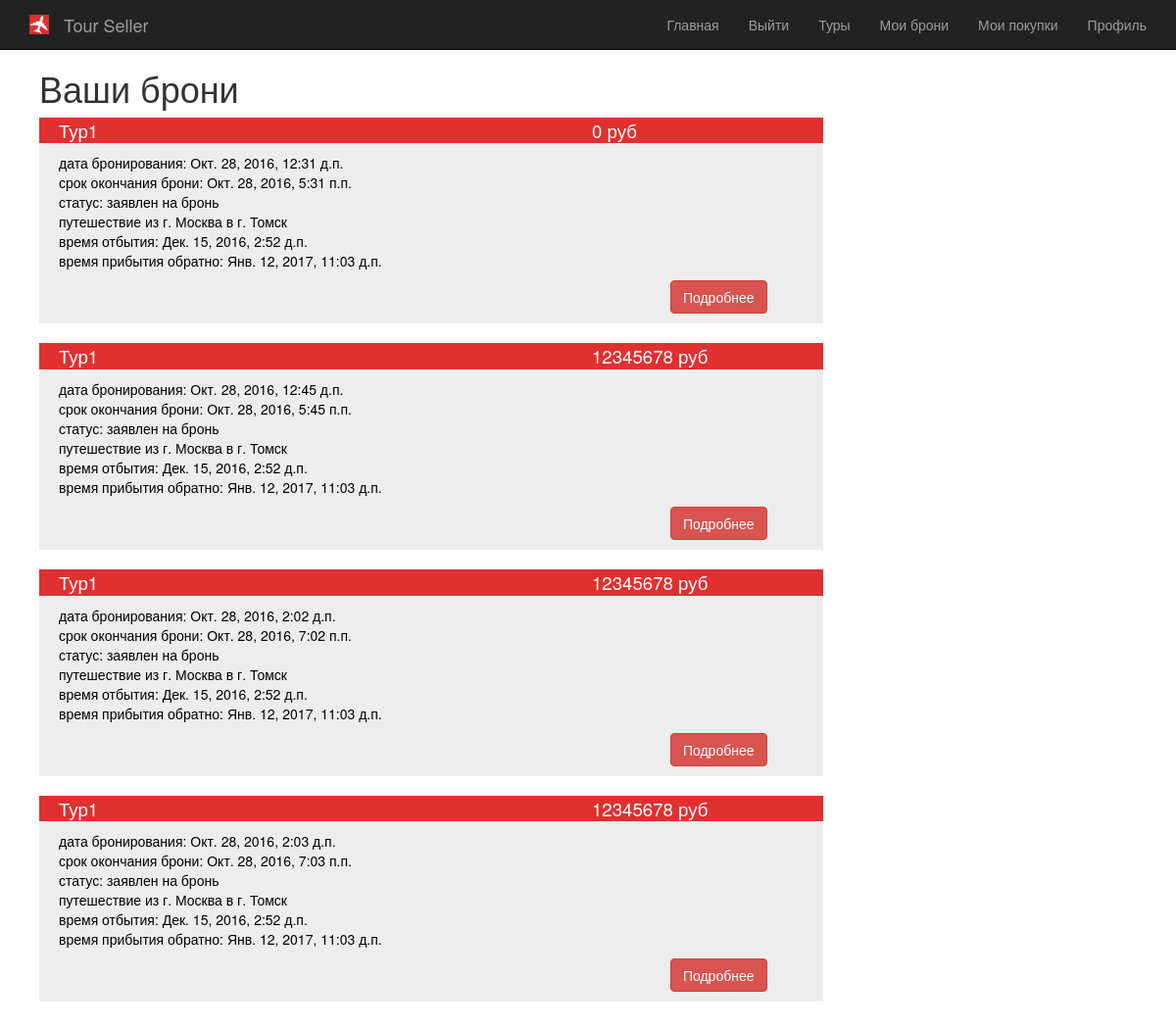
Before: /consumers/cart (signed in) with the older database file.
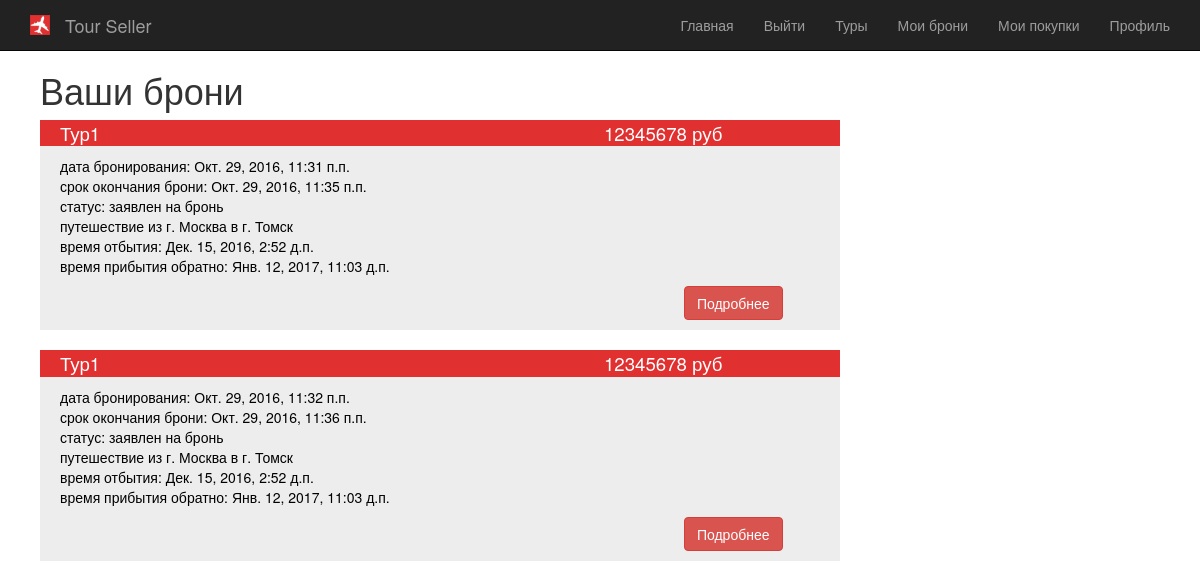
After: the same page with the newer database file.
### consumers/models.py (models this page shows, shortened)
class Booking(models.Model):
    status = models.ForeignKey(Status, null=True)
    start_date = models.DateTimeField(default=datetime.now, blank=True)
    fin_date = models.DateTimeField(default=get_deadline)
    amount_of_people = models.PositiveIntegerField(default=1)
    consumer = models.ForeignKey(User, null=True)
    tour = models.ForeignKey(Tour, null=True)
    final_cost = models.PositiveIntegerField(default=0)
    visibility = models.BooleanField(default=True)

class Status(models.Model):
    status = models.CharField(max_length=50)
    class Meta:
        verbose_name_plural = 'Statuses'
    def __str__(self):
        return u'{}'.format(self.status)

### tours/models.py (models this page shows, shortened)
class Tour(models.Model):
    name = models.CharField(max_length=50)
    price = models.PositiveIntegerField()
    start_date = models.DateTimeField()
    fin_date = models.DateTimeField()
    airline = models.ForeignKey(Airline)
    tour_operator = models.ForeignKey(User)
    capacity = models.PositiveIntegerField()
    hotel = models.ForeignKey(Hotel)
    departure_city = models.ForeignKey(City)
    image = models.ImageField(blank=True,
                              upload_to=os.path.join('images', 'tours'),
                              help_text='150x150px',
                              verbose_name='Изображение тура')
    visibility = models.BooleanField(default=True)

### places/models.py (models this page shows, shortened)
class City(models.Model):
    name = models.CharField(max_length=50)
    country = models.ForeignKey(Country)
    class Meta:
        verbose_name_plural = 'cities'

class Hotel(models.Model):
    name = models.CharField(max_length=50)
    city = models.ForeignKey(City)
    stars = models.SmallIntegerField(
        validators=(MinValueValidator(1), MaxValueValidator(5))
    )

### consumers/views.py (the view)
@login_required
def cart(request):
    tim = (timezone.now() + timedelta(hours=7))
    current_user = request.user
    bookings = Booking.objects.filter(consumer=current_user).order_by('start_date')
    for book in bookings:
        print(book.fin_date)
        tim = (timezone.now() + timedelta(hours=7))
        current_user = request.user
        bookings = Booking.objects.filter(consumer=current_user).order_by('start_date')
        for book in bookings:
            if book.fin_date <= tim:
                if book.status == 'заявлен на бронь':
                    print(book.fin_date)
                    b = get_object_or_404(Booking, id=book.id)
                    b.status = get_object_or_404(Booking, status='время бронирования истекло')
    return render(request, 'consumers/cart.html', dict(bookings=bookings))

### airlines/models.py (called while the page is built)
    def __str__(self):
        return self.name

### places/models.py (called while the page is built)
    def __str__(self):
        return self.name

### tour_seller/templatetags/tour_seller_extras.py (called while the page is built)
@register.filter(name='has_group')
def has_group(user, group_name):
    return True if user.groups.filter(name=group_name).exists() else False

### templates/consumers/cart.html (shortened to what this page needs)
{% extends 'base.html' %}
{% block content %}
    <div class="contentbody">
        <h1>{% block title %}Ваши брони{% endblock %}</h1>
        {% for booking in bookings %}
            {% if booking.visibility == True %}
                <div class="objdiv" id = "booking{{ booking.id }}" >
                    <div class="objdiv_header">
                        <div class="objdiv_header_left">{{ booking.tour.name }}</div>
                        <div class="objdiv_header_right">{{ booking.final_cost }} руб</div>
                    </div>
                    <div class="objdiv_body">
                        дата бронирования: {{ booking.start_date}} <br/>
                        срок окончания брони: {{ booking.fin_date}} <br/>
                        статус: {{ booking.status}} <br/>
                        путешествие из г. {{ booking.tour.departure_city.name }} в г. {{ booking.tour.hotel.city.name }} <br/>
                        время отбытия: {{ booking.tour.start_date }} <br/>
                        время прибытия обратно: {{ booking.tour.fin_date }} <br/>
                    </div>
                    <div class="objdiv_footer">
                        <div class="objdiv_footer_left">&nbsp;</div>
                        <div class="objdiv_footer_right">
                            <a href="javascript: change_display_tour_div('tourinfo{{ booking.id }}')" class="btn btn-danger btn-large">Подробнее</a>
                        </div>
                    </div>
                </div>
            {% endif %}
        {% endfor %}
    </div>
{% endblock %}

Changed rows visible on the page:
removed Booking: tour.name "Тур1", final_cost "0", start_date "Окт. 28, 2016, 12:31 д.п.", fin_date "Окт. 28, 2016, 5:31 п.п.", status "заявлен на бронь", tour.departure_city.name "Москва", tour.hotel.city.name "Томск", tour.start_date "Дек. 15, 2016, 2:52 д.п.", tour.fin_date "Янв. 12, 2017, 11:03 д.п."
removed Booking: tour.name "Тур1", final_cost "12345678", start_date "Окт. 28, 2016, 12:45 д.п.", fin_date "Окт. 28, 2016, 5:45 п.п.", status "заявлен на бронь", tour.departure_city.name "Москва", tour.hotel.city.name "Томск", tour.start_date "Дек. 15, 2016, 2:52 д.п.", tour.fin_date "Янв. 12, 2017, 11:03 д.п."
removed Booking: tour.name "Тур1", final_cost "12345678", start_date "Окт. 28, 2016, 2:02 д.п.", fin_date "Окт. 28, 2016, 7:02 п.п.", status "заявлен на бронь", tour.departure_city.name "Москва", tour.hotel.city.name "Томск", tour.start_date "Дек. 15, 2016, 2:52 д.п.", tour.fin_date "Янв. 12, 2017, 11:03 д.п."
removed Booking: tour.name "Тур1", final_cost "12345678", start_date "Окт. 28, 2016, 2:03 д.п.", fin_date "Окт. 28, 2016, 7:03 п.п.", status "заявлен на бронь", tour.departure_city.name "Москва", tour.hotel.city.name "Томск", tour.start_date "Дек. 15, 2016, 2:52 д.п.", tour.fin_date "Янв. 12, 2017, 11:03 д.п."
added Booking: tour.name "Тур1", final_cost "12345678", start_date "Окт. 29, 2016, 11:31 п.п.", fin_date "Окт. 29, 2016, 11:35 п.п.", status "заявлен на бронь", tour.departure_city.name "Москва", tour.hotel.city.name "Томск", tour.start_date "Дек. 15, 2016, 2:52 д.п.", tour.fin_date "Янв. 12, 2017, 11:03 д.п."
added Booking: tour.name "Тур1", final_cost "12345678", start_date "Окт. 29, 2016, 11:32 п.п.", fin_date "Окт. 29, 2016, 11:36 п.п.", status "заявлен на бронь", tour.departure_city.name "Москва", tour.hotel.city.name "Томск", tour.start_date "Дек. 15, 2016, 2:52 д.п.", tour.fin_date "Янв. 12, 2017, 11:03 д.п."
